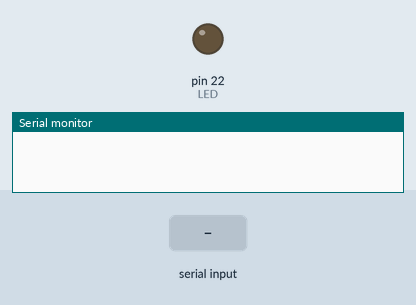
A sketch run on a simulated Arduino Mega 2560, built with avr-gcc and run on an emulated ATmega2560. On the bench: output pins drawn as LEDs (lit = HIGH), the last lines printed to the serial monitor. The test bench sets the inputs (shaded band).

Above: at 1.2 s.
1.3 s: "90,45\n" received over the second serial link
At 2.3 s:
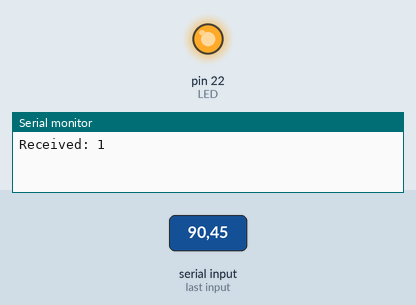
Timing chart, 0 to 4.3 s (numbered marks = the images above; inputs shaded):
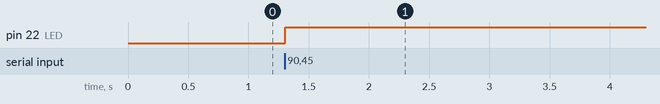

The sketch:

SerialSlave.ino
```cpp
/*
 * Name: SerialSlave
 * Version: 1.0
 * Author: eggseal
 * Description:
 *   Receives a boolean value via serial port 3 and toggles pin 22 according to the value
 */

// Pin I/O
#define LED 22

// Variables
bool switchState = false;

void setup() {
  // Pin init
  pinMode(LED, OUTPUT);

  // Output clearing
  digitalWrite(LED, LOW);

  // Comms
  Serial.begin(9600);
  Serial3.begin(9600);
}

void loop() {
  if (Serial3.available() <= 0) return;

  // Receive data
  switchState = Serial3.readStringUntil('\n').toInt();
  Serial.println("Received: " + String(switchState));

  // Toggle led
  digitalWrite(LED, switchState);
}
```

Measured:
- after the input at 1.3 s, pin 22 (LED): LOW → HIGH at once
